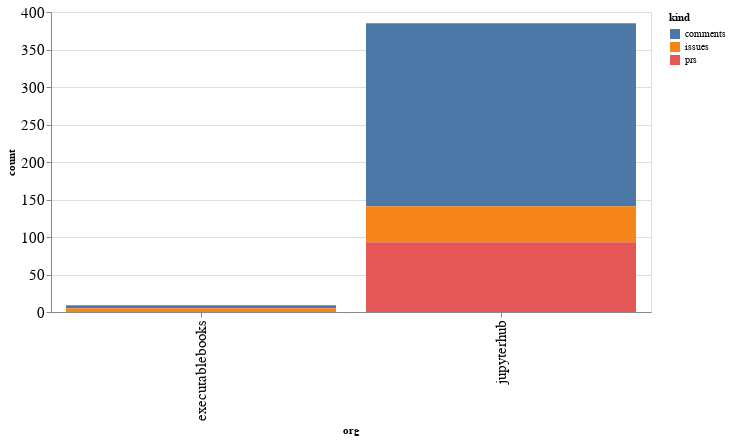

The cell this chart's notebook holds for it:
### Code cell
alt.Chart(org_summaries, width=600).mark_bar().encode(
    x='org',
    y='count',
    color='kind',
    tooltip="org"
)

### Figure 1 — Vega-Lite specification as saved in the notebook (floating-point values rounded to 4 significant figures)
{"config": {"axisLeft": {"labelFontSize": 15}, "axisBottom": {"labelFontSize": 15}}, "data": {"name": "data-5ff0a6c3956e9d02311341aaa1a6831a"}, "mark": "bar", "encoding": {"color": {"type": "nominal", "field": "kind"}, "tooltip": {"type": "nominal", "field": "org"}, "x": {"type": "nominal", "field": "org"}, "y": {"type": "quantitative", "field": "count"}}, "width": 600, "$schema": "https://vega.github.io/schema/vega-lite/v4.8.1.json", "datasets": {"data-5ff0a6c3956e9d02311341aaa1a6831a": [{"org": "executablebooks", "kind": "comments", "count": 4}, {"org": "executablebooks", "kind": "issues", "count": 4}, {"org": "executablebooks", "kind": "prs", "count": 1}, {"org": "jupyterhub", "kind": "comments", "count": 244}, {"org": "jupyterhub", "kind": "issues", "count": 48}, {"org": "jupyterhub", "kind": "prs", "count": 93}]}}
